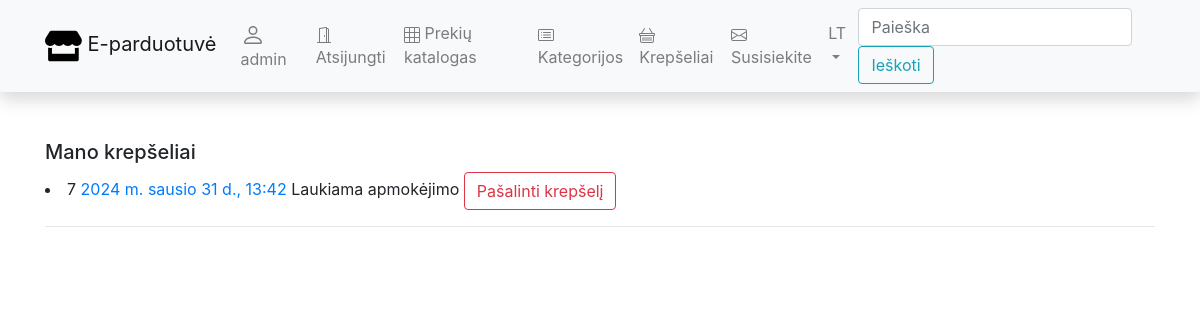
Page /eparduotuve/krepseliai/ (signed in) on the earlier database version.
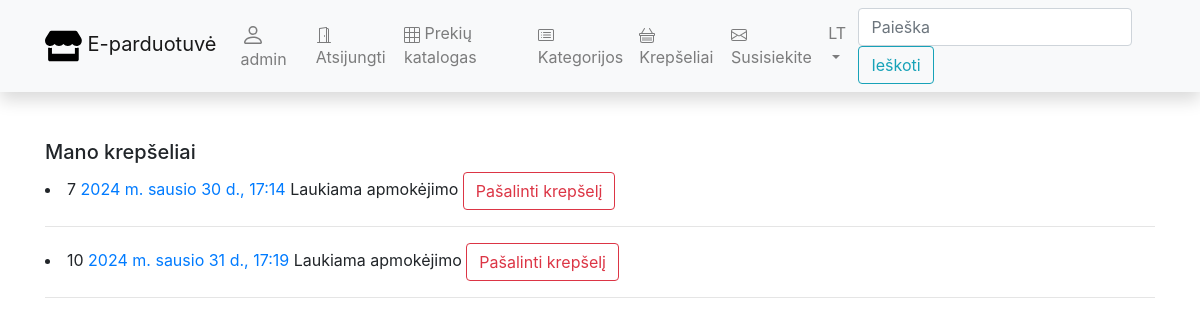
Same page on the later database version.
### eparduotuve/models.py (models this page shows, shortened)
class Krepselis(models.Model):
    vartotojas = models.ForeignKey(User, on_delete=models.SET_NULL, null=True, blank=True)
    PRISTATYMAS_STATUS = (
        ('p', _('Paštomatas')),
        ('k', _('Kurjeris')),
        ('a', _('Atsiėmimas parduotuvėje')),
    )
    pristatymas_status = models.CharField(max_length=1, choices=PRISTATYMAS_STATUS, blank=True,
                                          default='k', help_text=_('Krepšelio pristatymo pasirinkimas'),
                                          verbose_name=_('Būsena'))
    data = models.DateTimeField(_('Pristatymo data'), null=True, blank=True)
    PREKE_STATUS = (
        ('l', _('Laukiama apmokėjimo')),
        ('v', _('Vykdoma')),
        ('a', _('Atšaukta')),
    )
    status = models.CharField(max_length=1, choices=PREKE_STATUS, blank=True,
                              default='l', help_text=_('Krepšelio būsena'),
                              verbose_name=_('Būsena'))
    @property
    def is_overdue(self):
        if date.today().strftime("%Y-%m-%d %H:%M:%S") > str(self.data):
            return False
        else:
            return True
    class Meta:
        verbose_name = _('Krepšelis')
        verbose_name_plural = _('Krepšeliai')

### eparduotuve/views.py (the view)
# urls.py: path('krepseliai/', views.VartotojoKrepselisListView.as_view(), name='mano-krepseliai'),
class VartotojoKrepselisListView(LoginRequiredMixin, generic.ListView):
    model = Krepselis
    template_name = 'krepseliai.html'
    context_object_name = 'krepselis'
    def get_queryset(self):
        return Krepselis.objects.filter(vartotojas=self.request.user.id).order_by('data')

### eparduotuve/templates/krepseliai.html (shortened to what this page needs)
{% extends "base.html" %}
{% load static %}
{% load i18n %}
{% block content %}
{% if krepselis %}
<h5>{% trans "Mano krepšeliai" %}</h5>
{% for k in krepselis %}
<div>
    {% if k.is_overdue %}
    <li>{{ k.id }}
        <a href="{% url 'mano-krepselis' k.id %}">{{ k.data }}</a>
        {{ k.get_status_display }}
        <a href="{% url 'krepselis-istrinti' k.id %}">
            <button class="btn btn-outline-danger" type="submit">
                {% trans "Pašalinti krepšelį" %}
            </button>
        </a>
    </li>
    <hr/>
    {% endif %}
    {% endfor %}
</div>
{% else %}
<h5>{% trans "Mano krepšeliai" %}</h5>
<div>
    <p>{% trans "Krepšelių sąrašas tuščias" %}</p>
</div>
{% endif %}
{% endblock %}

Differences in the rows shown:
changed Krepselis id 7: data "2024 m. sausio 31 d., 13:42" → "2024 m. sausio 30 d., 17:14"
added Krepselis: id "10", data "2024 m. sausio 31 d., 17:19", status "Laukiama apmokėjimo"
